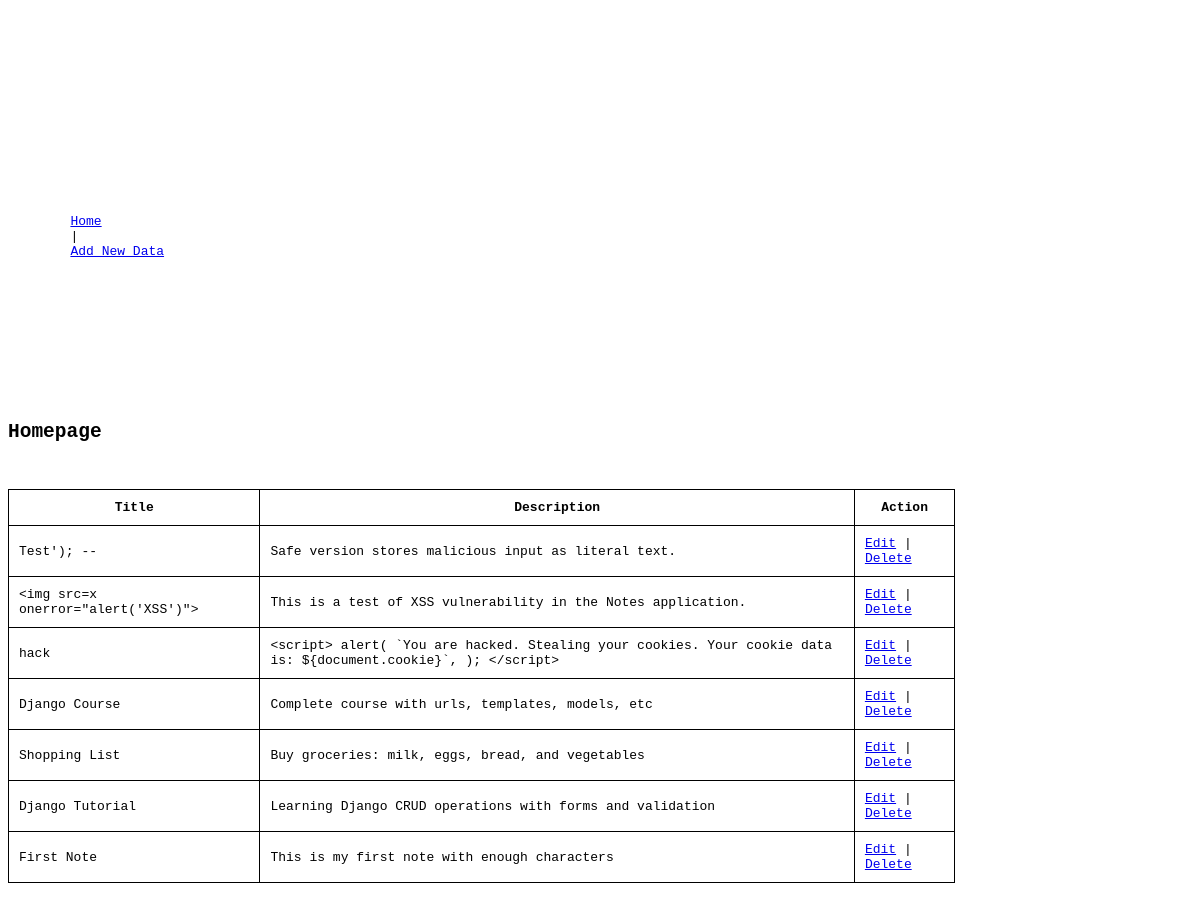
The app's page /notes/ with its own data.
### notes/models.py (models this page shows, shortened)
class Note(models.Model):
    title = models.CharField(max_length=100)
    description = models.TextField()

### notes/views.py (the view)
# urls.py: path('', views.index, name='index'),
def index(request):
    notes=Note.objects.all().order_by('-id')
    return render(request,"notes/index.html",{
        'notes':notes
    })

### notes/templates/notes/index.html (shortened to what this page needs)
<pre>
{% extends 'notes/base.html' %}
{% block content %}
    <h2>Homepage</h2>
    <table width="80%">
        <tr>
            <th>Title</th>
            <th>Description</th>
            <th>Action</th>
        </tr>
        {% for note in notes %}
            <tr>
                <td>{{ note.title }}</td>
                <td>{{ note.description }}</td>
                <td>
                    <a href="{% url 'notes:edit' note.id %}">Edit</a>
                    |
                    <a href="{% url 'notes:delete' note.id %}" onclick="return confirm('Are you sure to delete?');">Delete</a>
                </td>
            </tr>
        {% empty %}
            <tr>
                <td colspan="3">No results Found</td>
            </tr>
        {% endfor %}
    </table>
{% endblock content %}

### notes/templates/notes/base.html (shortened to what this page needs)
<pre>
{% load static %}
<!DOCTYPE html>
<html>
    <head>
        <link rel="stylesheet" href="{% static 'notes/style.css' %}" />
    </head>
    <body>
        {% include 'notes/partials/navigation.html' %}
        {% block content %}
        {% endblock content %}
    </body>
</html>
</pre>

### notes/templates/notes/partials/navigation.html
<pre>
<nav>
    <p>
        <a href="{% url 'notes:index' %}">Home</a>
        |
        <a href="{% url 'notes:add' %}">Add New Data</a>
    </p>
</nav>
</pre>

### notes/static/notes/style.css (style rules this page uses)
table { border-collapse: collapse; }
th, td { border: 1px solid black; padding: 10px; }

### records on screen
Note: title "Test'); --", description "Safe version stores malicious input as literal text."
Note: title "<img src=x onerror=\"alert('XSS')\">", description "This is a test of XSS vulnerability in the Notes application."
Note: title "hack", description "<script> alert( `You are hacked. Stealing your cookies. Your cookie data is: ${document.cookie}`, ); </script>"
Note: title "Django Course", description "Complete course with urls, templates, models, etc"
Note: title "Shopping List", description "Buy groceries: milk, eggs, bread, and vegetables"
Note: title "Django Tutorial", description "Learning Django CRUD operations with forms and validation"
Note: title "First Note", description "This is my first note with enough characters"
